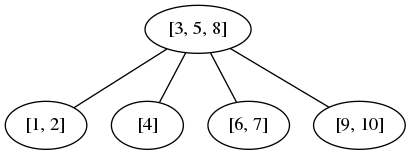

Recreate this plot in Python.
import pydot

class Node:
    def __init__(self, data, par = None):
        #print ("Node __init__: " + str(data))
        self.data = list([data])
        self.parent = par
        self.child = list()
        
    def __str1__(self):
        if self.parent:
            return str(self.parent.data) + ' : ' + str(self.data)
        return 'Root : ' + str(self.data)
    
    def __lt__(self, node):
        return self.data[0] < node.data[0]
        
    def _isLeaf(self):
        return len(self.child) == 0
            
    # merge new_node sub-tree into self node
    def _add(self, new_node):
        #print ("Node _add: " + str(new_node.data) + ' to ' + str(self.data))
        for child in new_node.child:
            child.parent = self
        self.data.extend(new_node.data)
        self.data.sort()
        self.child.extend(new_node.child)
        if len(self.child) > 1:
            self.child.sort()
        if len(self.data) > 3:
            self._split()
    
    # find correct node to insert new node into tree
    def _insert(self, new_node):
        #print ('Node _insert: ' + str(new_node.data) + ' into ' + str(self.data))
        
        # leaf node - add data to leaf and rebalance tree
        if self._isLeaf():
            self._add(new_node)
            
        # not leaf - find correct child to descend, and do recursive insert
        elif new_node.data[0] > self.data[-1]:
            self.child[-1]._insert(new_node)
        else:
            for i in range(0, len(self.data)):
                if new_node.data[0] < self.data[i]:
                    self.child[i]._insert(new_node)
                    break
    
    # 3 items in node, split into new sub-tree and add to parent    
    def _split(self):
        print("Node _split: " + str(self.data))
        left_child = Node(self.data[0], self)
        right_child = Node(self.data[2], self)
        right_child.data.append(self.data[3])
        if self.child:
            self.child[0].parent = left_child
            self.child[1].parent = left_child
            self.child[2].parent = right_child
            self.child[3].parent = right_child
            self.child[4].parent = right_child

            left_child.child = [self.child[0], self.child[1]]
            right_child.child = [self.child[2], self.child[3],self.child[4]]
                    
        self.child = [left_child]
        self.child.append(right_child)
        self.data = [self.data[1]]
        
        # now have new sub-tree, self. need to add self to its parent node
        if self.parent:
            if self in self.parent.child:
                self.parent.child.remove(self)
            self.parent._add(self)
        else:
            left_child.parent = self
            right_child.parent = self
            
    # find an item in the tree; return item, or False if not found      
    def _find(self, item):
        # print ("Find " + str(item))
        if item in self.data:
            return item
        elif self._isLeaf():
            return False
        elif item > self.data[-1]:
            return self.child[-1]._find(item)
        else:
            for i in range(len(self.data)):
                if item < self.data[i]:
                    return self.child[i]._find(item)


       
    def _remove(self, item):
        pass
        
    # print preorder traversal      
    def _preorder(self):
        print (self) 
        for child in self.child:
            child._preorder()
    
class Tree:
    def __init__(self):
        print("Tree __init__")
        self.root = None
        
    def insert(self, item):
        print("Tree insert: " + str(item))
        if self.root is None:
            self.root = Node(item)
        else:
            self.root._insert(Node(item))
            while self.root.parent:
                self.root = self.root.parent
        return True
    
    def find(self, item):
        return self.root._find(item)
        
    def remove(self, item):
        self.root.remove(item)
        
    def printTop2Tiers(self):
        print ('----Top 2 Tiers----')
        print (str(self.root.data))
        for child in self.root.child:
            print (str(child.data), end=' ')
        print(' ')
        
    def preorder(self):
        print ('----Preorder----')
        self.root._preorder()
        

    def traverse(self):
        thislevel = [self.root]
        while thislevel:
            nextlevel = list()
            print('\n')
            for n in thislevel:

                print (str(n.data), end=' ')
                for child in n.child:
                    nextlevel.append(child)
                #print
                thislevel = nextlevel
                #print('     ')


    def graphh(self):
        
        graph = pydot.Dot(graph_type='graph')
        thislevel = [self.root]
        while thislevel:
            nextlevel = list()
            #print('\n')
            for n in thislevel:

                #print (str(n.data), end=' ')
                for child in n.child:
                    edge = pydot.Edge(str(n.data),str(child.data))
                    graph.add_edge(edge)
                    nextlevel.append(child)
                print
                thislevel = nextlevel

        graph.write_png('2-3-4.png')
        

tree = Tree()

lst = [3, 1, 5, 4, 2, 9, 10, 8, 7, 6]
for item in lst:
    tree.insert(item)
#tree.printTop2Tiers()
tree.traverse()
tree.graphh()


# for i in range (25):
    # tree.insert(i)
    # tree.printTop2Tiers()
# tree.preorder()
# print (tree.find(16))
